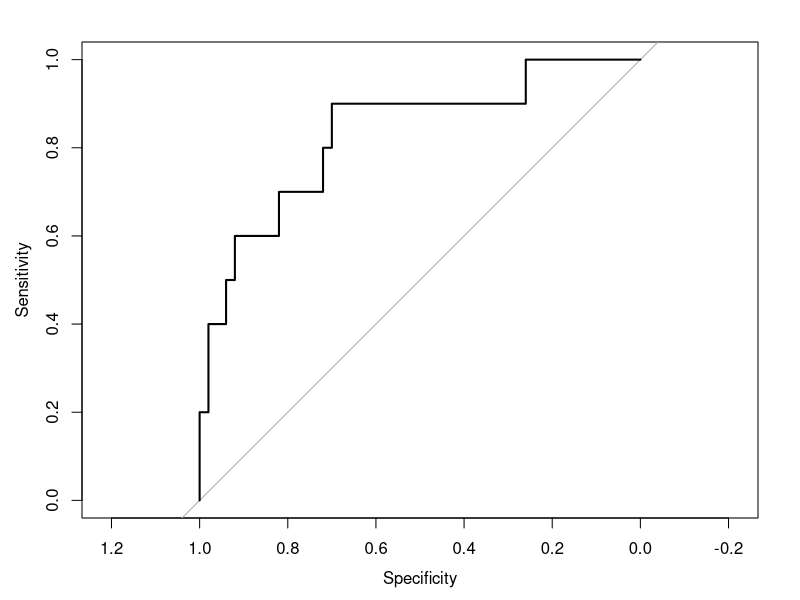
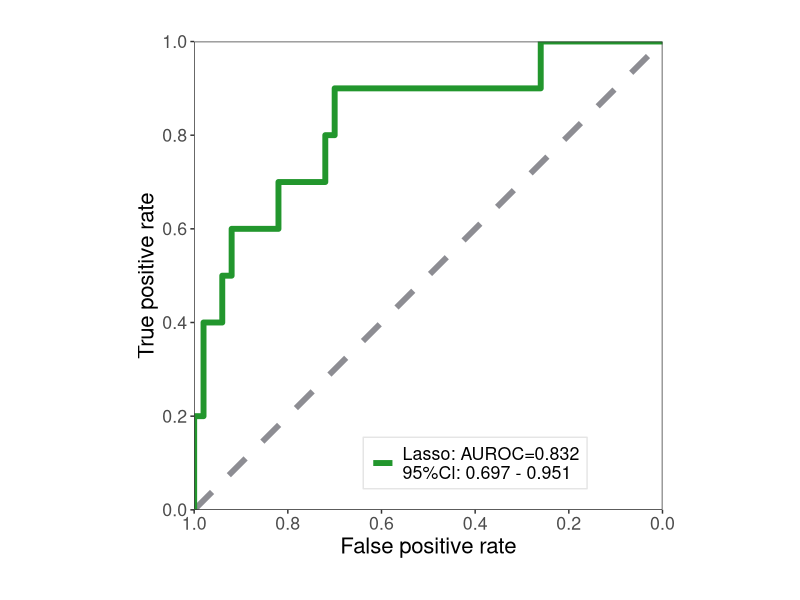

Generate these figures, in order, with R:
# ROC curve

require(pROC)
require(ggplot2)

dat <- readxl::read_excel("17.38395893-Fig4b.xlsx")

fit <- glm(Status ~ `Predicted risk score`, data = dat, family = binomial(link="logit"))

pre <- predict(fit, type='response')

modelroc <- roc(dat$Status, pre)

plot(modelroc)

tmp <- data.frame(
  Specificity = modelroc$specificities,
  Sensitivity = modelroc$sensitivities,
  stringsAsFactors = F)

ggplot(tmp, aes(Specificity, Sensitivity, col = "Lasso: AUROC=0.832\n95%Cl: 0.697 - 0.951")) +
  geom_abline(slope = 1, intercept = 1, col = "#8d8d93", linetype = 2, linewidth = 2) +
  geom_path(linewidth = 2) +
  scale_x_reverse(expand = c(0,0), n.breaks = 6) +
  scale_y_continuous(expand = c(0,0), n.breaks = 6) +
  scale_color_manual(values = "#22962d") +
  labs(x = "False positive rate", y = "True positive rate") +
  coord_fixed(ratio = 1) +
  theme_bw() +
  theme(panel.grid = element_blank(),
        plot.margin = ggplot2::margin(30,30,30,30),
        legend.title = element_blank(),
        legend.background = element_rect(color = "gray90"),
        text = element_text(size = 16),
        legend.position = c(0.6,0.1))

modelroc
# Call:
#   roc.default(response = dat$Status, predictor = pre)
# 
# Data: pre in 50 controls (dat$Status 0) < 10 cases (dat$Status 1).
# Area under the curve: 0.832
# 
# ci(modelroc)
# 95% CI: 0.6802-0.9838 (DeLong)